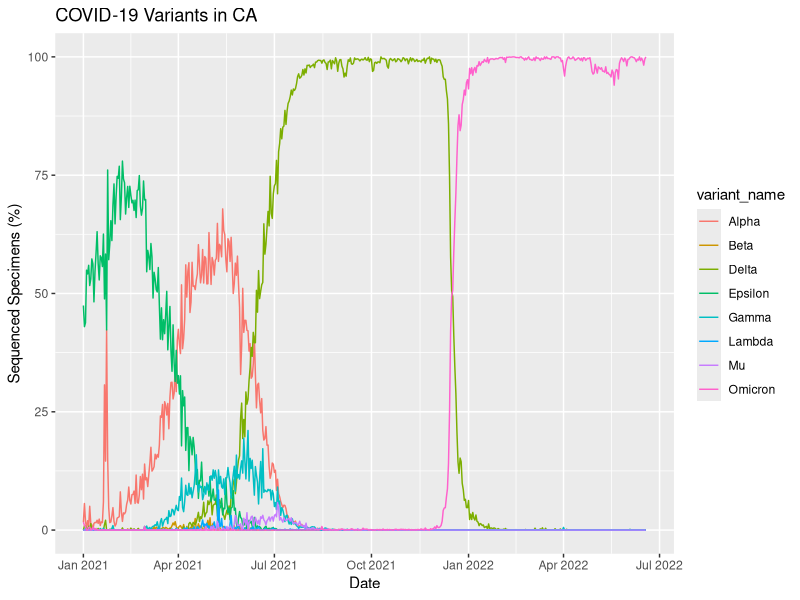

This figure's R source:
## ---- chunk 1
library(ggplot2)
library(dplyr)
## ---- chunk 2
COVID19_Variants <- read.csv('covid19_variants.csv')
COVID19_Variants$date <- as.Date(COVID19_Variants$date)
## ---- chunk 3
head(COVID19_Variants, 3)
## ---- chunk 4
list(COVID19_Variants$variant_name)
## ---- chunk 5
plot<- COVID19_Variants %>%
  filter(COVID19_Variants$variant_name !='Other' & COVID19_Variants$variant_name != 'Total')
## ---- chunk 6
ggplot(data=plot, aes(date, percentage, color= variant_name)) +
  geom_line() + ggtitle("COVID-19 Variants in CA") +
  xlab("Date") + ylab("Sequenced Specimens (%)") + scale_x_date(breaks = scales::breaks_pretty(10))
